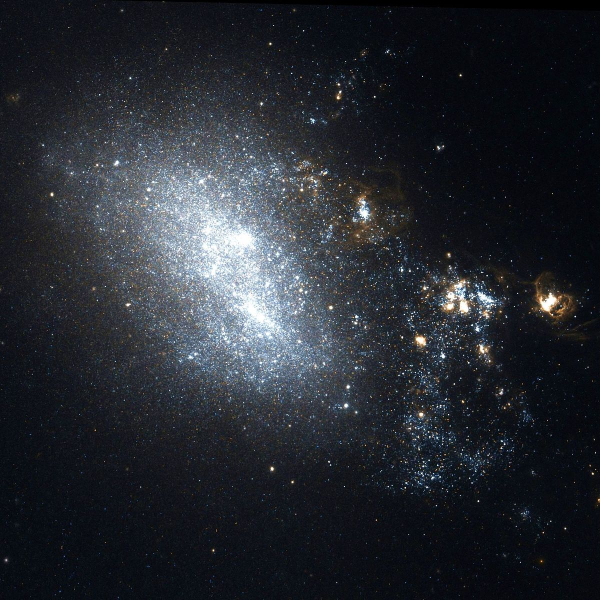
#> input picture hubble.jpg, 1200 x 1200 px (shown at 1/2 size); its folder holds only this picture in this run
$ jupyter execute --allow-errors 00-Handout.ipynb
#> lines starting #> are read from the running program, lines starting #| are printed output that depends on the picture
# Python for begyndere

## 1. Hvad skal jeg skrive min Python-kode i?

Der er mange forskellige redigeringsværktøjer (IDE'er) til at skrive Python-kode: Bl.a. Google Colab, Jupyter Notebook, Spyder og Visual Studio Code. Jeg foretrækker selv Visual Studio, men som begynder vil jeg anbefale dig enten at bruge Colab (kræver ikke installering, men åbnes via Google Drive) eller Jupyter (køres "lokalt" på din computer, efter du har installeret [Anaconda-distributionen](https://www.anaconda.com/) af Python). Både Colab og Jupyter kan åbne denne fil i et interaktivt "notebook"-format. Det betyder fx, at man kan skrive tekst som dette og vise grafer og resultatet af sine beregninger direkte i dokumentet, som jeg illustrerer nedenfor.

### Genveje i Google Colab Notebook
| Kommando                            | Genvej      |
|:-----------------------------------:|:-------------:|
| Kør celle                           | shift + enter |
| Kør celle og indsæt ny under        | alt (option) + enter   |
| Ændr celle til tekst                | ctr + M, M       |
| Ændr celle til kode                 | ctr + M, Y       |
| Fjern celle                         | ctr + D, D   |

### Indtasting af specielle tegn
| Tegn | Mac dansk tastatur                        | Windows dansk tastatur               | US tastatur                    |
|:----------:|:-----------------------------------:|:------------------------------:|:------------------------------:|
| { }        | alt + shift + 8 og alt + shift + 9  | AltGR + 7 og Altgr + 0         | Shift + \[ \] (right to P key) |
| \[ \]      | alt + 8 og alt + 9                  | AltGR + 8 og Altgr + 9         | \[ \] (right to P key)         |
| \          | alt + shift + 7                     | ctrl + alt + < eller AltGr + 9 | \ (left to enter)              |
| _          | shift + -                           | shift + -                      | shift + -                      |

Tekst indskrives i markdown (læs mere her: https://github.com/adam-p/markdown-here/wiki/Markdown-Cheatsheet).

### Genveje i Jupyter Notebook (se kun hvis relevant)

| Kommando                            | Genvej      |
|:-----------------------------------:|:-------------:|
| Kør celle                           | shift + enter |
| Kør celle og indsæt ny under        | alt (option) + enter   |
| Ændr celle til tekst                | esc + M       |
| Ændr celle til kode                 | esc + Y       |
| Fjern celle                         | esc + 2 x D   |

### Interaktive grafer

I en interaktiv notebook vises grafer og resultatet af beregninger direkte i output-feltet under python-kode-cellen:

[cell 1]
import numpy as np
import matplotlib.pyplot as plt

x = np.arange(-np.pi,np.pi,0.1)
y = np.sin(x)

plt.plot(x,y)
plt.show()
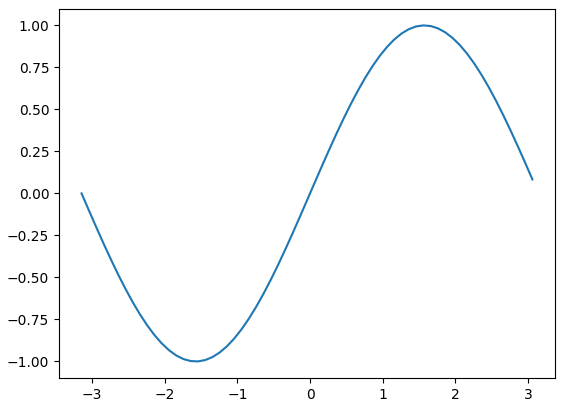
#> figure drawn by matplotlib, 1 panel; curve peaks at x = 1.56, y = 1

## 2. Kommandoer
### Basale regnestykker

Plus, minus, dividere og gange udføres med normale tegn, som du kender det fra fx Maple eller Matlab.

[cell 2]
3+4-1

[cell 3]
5/2

[cell 4]
3*4

Potenser klares med en dobbelt-asteriks `**`. Her fx $5^2$

[cell 5]
5**2

Python har indbyggede kommandoer. Fx til at afrunde og bestemme absolut værdi.

[cell 6]
round(3.4)

[cell 7]
abs(-3)

### Print statements

Som udgangspunkt vises kun den sidste linje i en interaktiv Python Notebook som denne.

[cell 8]
3+4-1
5/2

Ønsker man at se mellemregninger kan man altid skrive `print` efterfulgt af paranteser rundt om ens udtryk.

[cell 9]
print(3+4-1)
5/2

Man kan også indsætte tekst og variable i paranteserne for at printe det.

[cell 10]
print("Hello World")

[cell 11]
name = "Rune"
print("Hello " + name)

## 3. Variabler og kommentarer

Brug lighedstegn for at definere en ny variabel. Fx som her, hvor vi vil holde styr på medlemmerne i en forening.

[cell 12]
member_count = 14
print(member_count)

Linjer der starter med `#` er kommentarer, som ikke bliver eksekveret. De forklarer og giver kontekst til koden.

[cell 13]
# The yearly fee collected at the General Assembly.
member_fee = 40
income = member_fee*member_count
print(income)

Man kan også lave kommentarer på flere linjer:

[cell 14]
'''
This is the management system for the new awesome
"Students who love Python" student assocation.
'''

### Skriv tilpas (ikke for mange) kommentarer:
- Ingen kommentarer er foretrækket frem for forkerte eller outdatede kommentarer
- kommentarer bør ikke forklare hvad man indlysende kan læse direkte fra koden.

[cell 15]
member_count += 1
# member_count = member_count + 1
member_count

## 4. Datatyper: Tal og tekst

Variabler kan repræsenterer mange ting. Når du definerer en variabel i Python, får den automatisk en datatype, som fortæller hvilken kategori, variablen tilhører. I princippet skal du ikke selv tænke over, hvad datatypen for din variabel er, men det er ofte nyttigt at vide det. Her er nogle af de vigtigste typer at kende:

**Tal**

**`int`: Integer (heltal)**

[cell 16]
member_count = 14
member_fee = 40

[cell 17]
x = 2
y = -2
x+y

**`float`: Floating point number (decimaltal)**

Eksempel: Hvad er arealet af min pizza?

[cell 18]
pizza_radius = 6.62
pizza_area = 3.14*(pizza_radius**2)
pizza_area

Eksempel: Hvad bør kontingentet være for at dække årlige bankudgifter på 699 kr.?

[cell 19]
min_fee = 699/member_count
min_fee

**`complex`: Complex float (komplekse tal)**

[cell 20]
z = 2 + 3j
print(z)

**Tekst**

**`string`: String (tekst-streng)**

[cell 21]
name = 'Rune'
print('Hello ' + name + ' and welcome to the association!')

For at indsætte tal i en tekst-streng, skal du eksplicit bede Python om at ændre dit tal til tekst med `str()`-kommandoen. Det kaldes mere generelt for type casting, når man konverterer mellem datatyper:

[cell 22]
print('We need your support of ' + str(round(min_fee)) + ' DKK to cover our expenses')

## 5. Datatyper: Lister

Lister skrives med hårde klammer `[]` og kan både indeholde tekst og tal.

[cell 23]
members = ["Emma", "Laura", "Magnus", "Rune"]

Lister i Python er "0-indekserede", så 1. element har indeks 0 (dvs. 0'te plads i listen):

[cell 24]
members[0]

[cell 25]
members[2]

Udtræk 2. og 3. element (med indeks i det halvåbne interval $[1,3[$)

[cell 26]
members[1:3]

Udtræk sidste element i listen:

[cell 27]
members[-1]

Læg lister sammen og tæl antallet af elementer i listen.

[cell 28]
new_members = ["Luna", "Lukas"]
members + new_members

[cell 29]
members # the list stays unchanged

[cell 30]
len(members)

[cell 31]
member_fees = [0, 12.5, 34, 199.99]

**OBS:** Ganger du et tal med din liste, bliver listen blot kopieret.

[cell 32]
member_fees*2

Det intuitive havde nok været, at hvert element i listen blev ganget med tallet. For at få denne funktionalitet, skal man arbejde med NumPy Arrays frem for lister:

## 6. Datatyper: NumPy Arrays

NumPy er et bibliotek som bl.a. muliggør regning med vektorer og matricer, som du måske kender det fra Matlab. Det er essentielt til databehandling i Python.

[cell 33]
member_fees = [0, 12.5, 34, 199.99]

En NumPy Array er en datatype, der opfører sig lidt som en vektor eller matrix. Du laver en ny array med `np.array()`-kommandoen:

[cell 34]
import numpy as np

x = np.array(member_fees)
x

Hvis vi ganger vores array med 2, fungerer det som at gange en skalar på en vektor:

[cell 35]
x*2

NumPy har indbyggede kommandoer til at tilgå matematiske konstanter og elementære funktioner:

[cell 36]
sum(x*2)

[cell 37]
pizza_radius = 6.62

[cell 38]
np.pi*pizza_radius**2

Du kan også lave numerisk lineær algebra med NumPy

[cell 39]
y = np.array([[1, 2],
              [3, 4]])
y

[cell 40]
z = np.arange(4).reshape(2,2)
z

[cell 41]
np.dot(y,z)

## 7. Booleans og betinget kode

En `boolean` er en værdi, som enten er sand eller falsk. Fx er det **sandt** at 3 er mindre end 4:

[cell 42]
3 < 4

`booleans` bruges i betinget kode (`if statements`) til at styre flowet i ens program. Man skal give en betingelse som evaluerer til en sandt/falsk værdi og de kommandoer man ønsker opfyldt.

`if`-statements kan fx bruges til at beregne _cases_ i matematik. Fx til at bestemme $y=f(-2)$ for følgende funktion:
$$
f(x) =
\begin{cases}
  x^3 + 2, \quad x > 0 \\
  \frac{1}{x}, \quad \text{otherwise}
\end{cases}
$$

[cell 43]
x = -2
if x > 0:
  y = x**3 +2
else:
  y = 1/x
y

Det er indrykningen, der styrer hvad der kommer med i en `if`-statement:

[cell 44]
member_fees = [0, 12.5, 34, 199.99]
expenses = 200
is_expenses_covered = expenses < sum(member_fees)
print(is_expenses_covered)
if (is_expenses_covered):
    print('Wuhuu! We made it.')
else:
    print('We need more money')
print('this line is printed no matter what')

Vælg et tilfældigt element fra en liste og kør noget kode afhængig af udfaldet:

[cell 45]
from random import choice

random_member = choice(["E", "L", "M", "R"])

print("who has to pay?")
if (random_member == "E"):
    print('Emma')
elif (random_member == "L"):
    print("Laura")
elif (random_member == "M"):
    print("Magnus")
else:
    print("Rune")

## 8. Funktioner

Funktioner er en måde at genbruge kodeblokke på, og begrebet minder en del om funktioner i matematik (men dog med forskelle). En funktion er en maskine, der
1. (valgfrit) tager et input ind (parameter/argument).
2. Udfører nogle beregninger og kører nogle kommandoer
3. (valgfrit) spytter et resultat ud (det kalder vi at "returnere" en variabel).

Vi skal lige have lidt mere terminiologi på plads:
Når vi bruger en funktion, siger vi at vi "kalder" den (eng. "call a function"). Vi benævner også ofte en funktion som en "metode" (eng. "method") eller "kommando" (eng. "command"). I Python kalder man en funktion ved at skrive dens navn efterfulgt af paranteser, og det har vi faktisk allerede brugt flere gange tidligere i dokumentet. Fx:

[cell 46]
print("Hello world")

[cell 47]
round(3.14)

Vi kan selv definere en funktion. Fx en der hedder `add_member`, som tilføjer et navn til listen `members`. Bemærk, at funktionen selv bruger en funktion, nemlig `append`, som kaldes direkte på listen `members`.

[cell 48]
members = ["Emma", "Laura", "Magnus", "Rune"]

[cell 49]
def add_member(name):
    '''Adds the name to the members list.
    '''
    members.append(name)

add_member("Carl")
print(members)

Vi kan fjerne navnet igen ved at "kalde" `remove()`-funktionen på listen:

[cell 50]
members.remove('Carl')
members

Vi kan modificere funktionen, så det samme navn ikke kan blive tilføjet 2 gange:

[cell 51]
def add_member(name):
    '''Adds the name to the members list.
    '''
    if name not in members:
        members.append(name)

add_member("Carl")
print(members)

**Indrykning**

Ligesom med `if`-statements er det indrykningen, der afgør hvilke linjer, der bliver kørt.

[cell 52]
def print_lines():
    print('Line 1')
    print('Line 2')

print_lines()

[cell 53]
def print_lines():
    print('Line 1')
print('Line 2')

print_lines()

### Karakterberegner eksempel

Forestil dig, at du skal på udveksling og derfor har brug for at omregne dit karaktersnit fra kurser i Danmark til den internationale ects-skala.

Vi kan lave vores egen funktion til at beregne gennemsnit:

[cell 54]
grades = [10, 2, 7]

def grades_mean(grades):
    '''Return mean of grades list.'''
    return sum(grades)/len(grades)

gpa = grades_mean(grades)
print(gpa)

Eller vi kan bruge NumPy's indbyggede funktion til at beregne gennemsnit:

[cell 55]
import numpy as np

grades = [10, 2, 7]

gpa = np.mean(grades)
print(gpa)

Værtsuniversitetet ønsker dine karakterer på ECTS-skalaen, så du laver din egen funktion til at konvertere karakterer fra den danske til internationale skala:

[cell 56]
def convert_grade(dk_grade):
    dk_scale = [-3, 0, 2, 4, 7, 10, 12]
    ects_scale = ["F", "Fx", "E", "D", "C", "B", "A"]
    index = dk_scale.index(dk_grade)
    return ects_scale[index]

print(convert_grade(7))

## 9. Løkker og list comprehensions

### Løkker

Ønsker man at gentage en linje kode flere gange skal man bruge et `for loop` (en løkke på dansk). Fx til at gange alle elementer i en liste

[cell 57]
for i in [0, 1, 2]:
    print(i)

[cell 58]
for i in [0, 1, 2]:
    print(i*2)

Konvertér samtlige karakterer på én gang:

[cell 59]
for grade in grades:
    print(convert_grade(grade))

Omregn grader Celcius til Kelvin for 3 temperaturmålinger:

[cell 60]
temperatures = [25.5, 22.2, 38]

for T in temperatures:
    print(str(T + 273.15) + ' K')

### List comprehensions

List comprehensions er et shorthand alternativ til at lave for loops:

[cell 61]
[T + 273.15 for T in temperatures]

# Flere Eksempler
Her er flere eksempler på brug af Python. Jeg har ladet beskrivelserne være på engelsk.

## Example 1 - Graph of mathematical function

[cell 62]
import numpy as np
import matplotlib.pyplot as plt

x = np.linspace(0,100)
y = x**2
plt.plot(x,y)
plt.show()
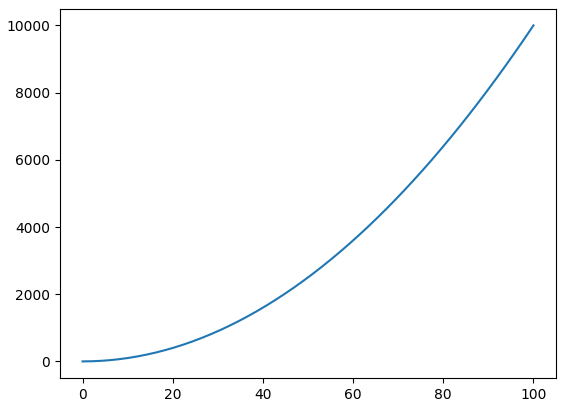
#> figure drawn by matplotlib, 1 panel; curve peaks at x = 100, y = 10000

[cell 63]
import numpy as np
import matplotlib.pyplot as plt

x = np.arange(-np.pi,np.pi,0.1)
y = np.sin(x)

plt.plot(x,y)
plt.show()

### More functions in same plot

[cell 64]
z = np.cos(x)

plt.plot(x,y)
plt.plot(x,z)
plt.show()
#> figure, not shown here; curve peaks at x = 1.56, y = 1; curve peaks at x = -0.0416, y = 0.999

### Figure with subplots

[cell 65]
fig, axs = plt.subplots(1, 2, figsize=(10,5))
fig.suptitle('Trigonometric functions')
axs[0].plot(x,y,'g',label='sin(x)')
axs[0].legend()
axs[0].set_title('First plot')

axs[1].plot(x,z,'r',label='cos(x)')
axs[1].legend()
axs[1].set_title('Second plot')

plt.show()
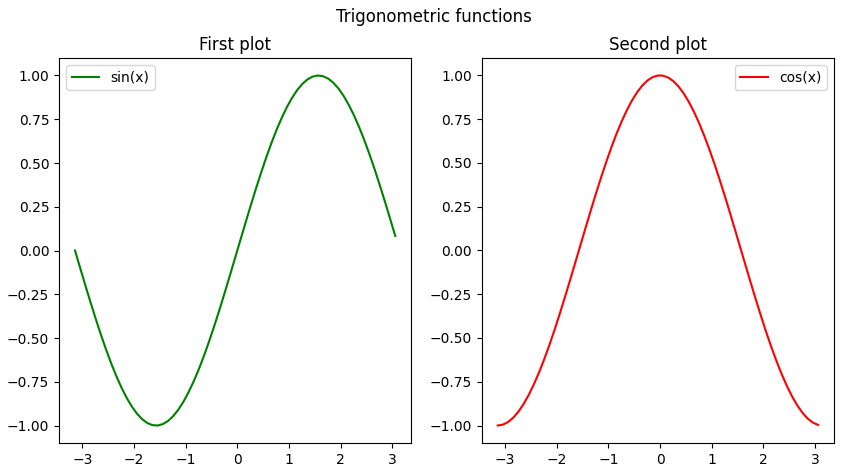
#> figure drawn by matplotlib, 2 panels; panel 1: curve peaks at x = 1.56, y = 1; panel 2: curve peaks at x = -0.0416, y = 0.999

**Export figure/plot to pdf:**

[cell 66]
plt.plot(x,y)
plt.savefig('./sinx.pdf', bbox_inches='tight') # Save figure in current folder
plt.close() # Close current figure to hide it from the output.

## Example 2 - Read data from csv

[cell 67]
import numpy as np
import pandas as pd
#> (the rest of this cell did not finish here and is left out)

#> (a cell that did not finish here is left out)

[cell 69]
plt.plot(x,y,'o')
plt.show()
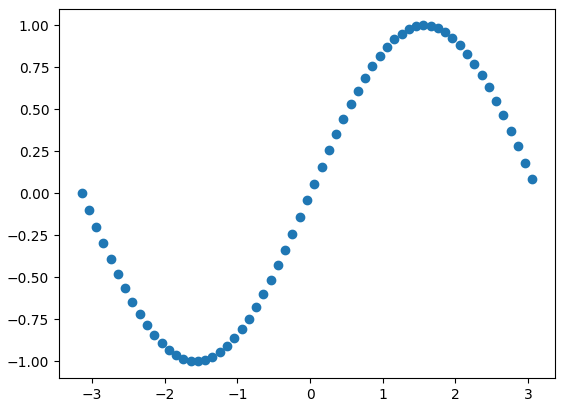
#> figure drawn by matplotlib, 1 panel; curve peaks at x = 1.56, y = 1

## Example 3 - Regression on data

[cell 70]
import sklearn.linear_model as lm

def linear_regression(x, y):
    X = np.array(x).reshape(-1,1)
    y = np.array(y)

    # Fit ordinary least squares regression model
    model = lm.LinearRegression(fit_intercept=True)
    model = model.fit(X,y)

    score = model.score(X, y)
    a = model.coef_
    b = model.intercept_
    return model, score, a, b

[cell 71]
X = np.arange(min(x)-0.01,max(x)+0.01,0.01).reshape(-1,1)

[cell 72]
model, score, a, b = linear_regression(x, y)
Y_est = model.predict(X)

### Linear regression

[cell 73]
plt.plot(x,y,'o')
plt.plot(X,Y_est,'-r')
# plt.plot(X,a*X+b,'-g') # Alternatively
plt.show()
#> figure, not shown here; curve peaks at x = 1.56, y = 1; curve peaks at x = 3.07, y = 0.938

### Exponential regression

#> (a cell that did not finish here is left out)

### Power Regression

#> (a cell that did not finish here is left out)

## Example 4 - Working with files

[cell 76]
import os
print([dirs for root, dirs, files in os.walk("./")])

[cell 77]
import os

files = [files for root, dirs, files in os.walk("./")]

print(files)

#> (a cell that did not finish here is left out)

## Example 5 - Interfaces

Simple command line interfaces er nemme at lave i Python:

[cell 79]
str = input("Would you like some ice cream? (y/n): ")
#> the answer given: y
print("Received input is: ", str)
7
if (str == 'y'):
    print("You get an ice cream!")
elif (str == 'n'):
    print("No ice cream sorry.")
else:
    print("Please choose either y or n")

### GUIs and graphical web applications
Python is in my personal opinion not really suited for building Graphical User Interfaces (GUIs). If you wish to build a profesional GUI I would recommend a web solution - for bigger frontends (interfaces, which the user interact with directly) you can for instance use React with javascript and then Python with Django for building a server-backend (functionality, which the user doesn't interact with directly). However this is a professional solution which require some level of software engineering skills. As an alternative there does exist some Python packages, which you may use, if you insist on building a GUI with Python:
1. tkinter (part of Python standard library): https://docs.python.org/3/library/tkinter.html
2. PyQt (installed with Anaconda): https://wiki.python.org/moin/PyQt.

Off course, these packages also require coding skills beyond beginner level to use.

## Example 6 - Load image data

[cell 80]
import numpy as np
from PIL import Image

img = Image.open('hubble.jpg')
#> img is the input picture: PIL image 1200x1200 RGB; mean R, G, B 38.2, 41.9, 48.4
img_array = np.array(img)
print(img_array.shape)
#| (1200, 1200, 3)
# img.show()

Count white pixels fraction

[cell 81]
# Count pixel values.
img_array[img_array > 254].size / img_array.size
#> Out = 0.00456
